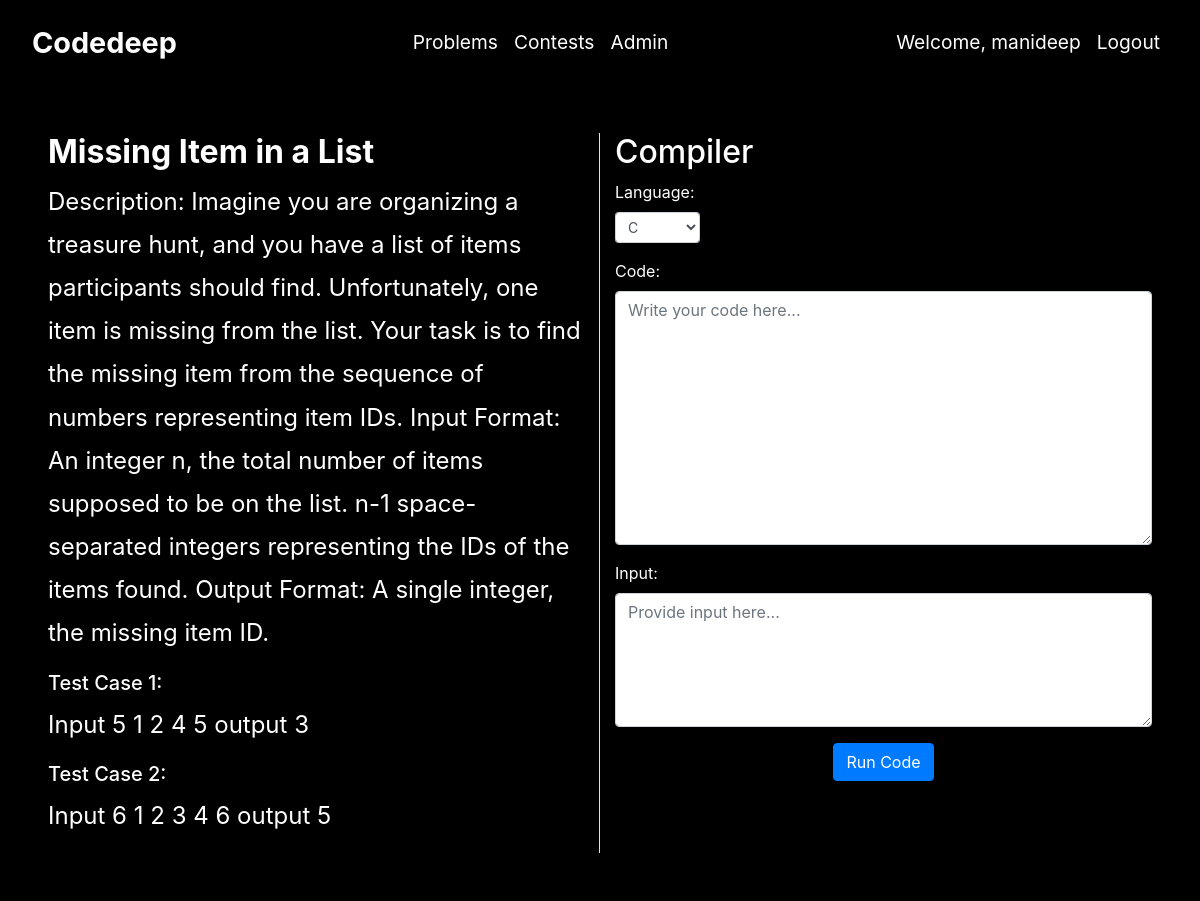
The page /problems/3/ (signed in) on the database its author committed.
### problems/models.py (models this page shows, shortened)
class problem(models.Model):
    name = models.CharField(max_length=50)
    description = models.TextField()
    testcase1 = models.TextField()
    testcase2 = models.TextField()

### problems/views.py (the view)
# urls.py: path('problems/<int:id>/',problem_detail),
@login_required
def problem_detail(request,id):
    req_problem = problem.objects.get(id=id)
    if request.method == "POST":
        language = request.POST.get('language')
        code = request.POST.get('code')
        inputData = request.POST.get('input')
        outputData = runCode(language,code,inputData)
        context = {
                    "language": language,
                    "code" : code,
                    "inputData" : inputData,
                    "outputData" : outputData,
                    "req_problem" : req_problem,
                    }
        return render(request,"problem_result.html",context)
    else:
        context = {
            "req_problem" : req_problem,
            }
        return render(request,"problem_detail.html",context)

### problems/templates/problem_detail.html (shortened to what this page needs)
{% extends 'base.html' %}
{% block content %}
<div class="container-fluid p-5">
    <div class="row">
        <div class="col-md-6 border-right text-left">
            <h2 style="font-weight: bold;">{{ req_problem.name }}</h2>
            <p>{{ req_problem.description }}</p>
            <h5>Test Case 1:</h5>
            <p>{{ req_problem.testcase1 }}</p>
            <h5>Test Case 2:</h5>
            <p>{{ req_problem.testcase2 }}</p>
        </div>
        <div class="col-md-6 text-left">
            <h2>Compiler</h2>
            <form method="POST">
                <div class="form-group">
                    <label for="language">Language:</label>
                    <select class="form-control form-control-sm" id="language" name="language">
                        <option value="c">C</option>
                    </select>
                </div>
                <div class="form-group">
                    <label for="code">Code:</label>
                    <textarea class="form-control" rows="10" name="code" id="code" placeholder="Write your code here..."></textarea>
                </div>
                <div class="form-group">
                    <label for="input">Input:</label>
                    <textarea class="form-control" rows="5" id="input" name="input" placeholder="Provide input here..."></textarea>
                </div>
                <div class="text-center">
                    <button type="submit" class="btn btn-primary">Run Code</button>
                </div>
            </form>
        </div>
    </div>
</div>
{% endblock %}

### problems/templates/base.html (shortened to what this page needs)
{% load static %}
<!DOCTYPE html>
<html lang="en">
<head>
    <link rel="stylesheet" href="https://cdn.jsdelivr.net/npm/bootstrap@4.6.2/dist/css/bootstrap.min.css">
</head>
<body>
    <div class="overlay"></div>
    <nav class="navbar navbar-expand-sm navbar-dark">
        <a class="navbar-brand" href="/">Codedeep</a>
        <ul class="navbar-nav center">
            <li class="nav-item">
                <a class="nav-link" href="/problems">Problems</a>
            </li>
            <li class="nav-item">
                <a class="nav-link" href="/contests">Contests</a>
            </li>
            <li class="nav-item">
                <a class="nav-link" href="/admin">Admin</a>
            </li>
        </ul>
        <ul class="navbar-nav ml-auto">
            {% if user.is_authenticated %}
                <li class="nav-item">
                    <a class="nav-link" href="#">Welcome, {{ user.username }}</a>
                </li>
                <li class="nav-item">
                    <a class="nav-link" href="/auth/logout">Logout</a>
                </li>
            {% endif %}
        </ul>
    </nav>
    <div class="content-container">
        {% block content %}{% endblock %}
    </div>
</body>
</html>

### problems/templates/problem_detail.html (style rules this page uses)
body { background: none; background-color: #000; color: rgb(230, 230, 230); }
.form-group label { text-align: left; display: block; }
.form-control-sm { width: auto; }

### rows shown on the page
problem: name "Missing Item in a List", description "Description: Imagine you are organizing a treasure hunt, and you have a list of items participants should find. Unfortunately, one item is missing from the list. Your task is to find the missing item from the sequence of numbers representing item IDs. Input Format: An integer n, the total number of items supposed to be on the list. n-1 space-separated integers representing the IDs of the items found. Output Format: A single integer, the missing item ID.", testcase1 "Input 5 1 2 4 5 output 3", testcase2 "Input 6 1 2 3 4 6 output 5"

### other values the page prints
{{ user.username }} "manideep"
